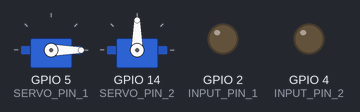
Simulated run of this sketch. Board: ESP8266 (NodeMCU). On the bench: 2 × servo, output pins drawn as LEDs (lit = HIGH).

Above: at 0.1 s.
At 1.1 s:
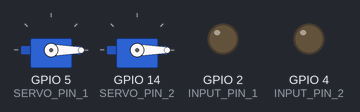
Timing chart, 0 to 2.6 s (numbered marks = the images above):
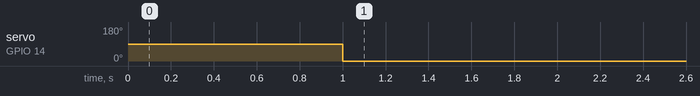

The sketch:

Twoservos.ino
```cpp
// (licence header left out)
#include <ESP8266WiFi.h>
#include <Servo.h>

Servo servo1;               // create servo object to control the first servo
Servo servo2;               // create servo object to control the second servo
const int INPUT_PIN_1 = 2;  // the number of the input pin for the first servo
const int SERVO_PIN_1 = 5;  // the number of the servo pin for the first servo
const int INPUT_PIN_2 = 4;  // the number of the input pin for the second servo
const int SERVO_PIN_2 = 14; // the number of the servo pin for the second servo
int previousInputState1 = LOW; // variable to store the previous input state for the first servo
int previousInputState2 = LOW; // variable to store the previous input state for the second servo

void setup() {
  pinMode(INPUT_PIN_1, OUTPUT);
  pinMode(INPUT_PIN_2, OUTPUT);
  digitalWrite(INPUT_PIN_1, LOW);
  digitalWrite(INPUT_PIN_2, LOW);

  servo1.attach(SERVO_PIN_1);
  servo2.attach(SERVO_PIN_2);
}


void loop() {
  int switchState1 = digitalRead(INPUT_PIN_1);
  int switchState2 = digitalRead(INPUT_PIN_2);

  if (switchState1 == HIGH && previousInputState1 == LOW) {
    servo1.write(180);
    delay(1000);
  } else if (switchState1 == LOW) {
    servo1.write(0);
    delay(1000);
  }

  if (switchState2 == HIGH && previousInputState2 == LOW) {
    for (int angle = 0; angle <= 180; angle++) {
      servo2.write(angle);
      delay(15);
    }
    delay(3000);
    for (int angle = 180; angle >= 0; angle--) {
      servo2.write(angle);
      delay(15);
    }
  } else if (switchState2 == LOW) {
    servo2.write(0);
  }

  previousInputState1 = switchState1;
  previousInputState2 = switchState2;
}
```

Measured:
- by itself, servo on GPIO 14 (SERVO_PIN_2): 90° → 0° at 1.0 s
